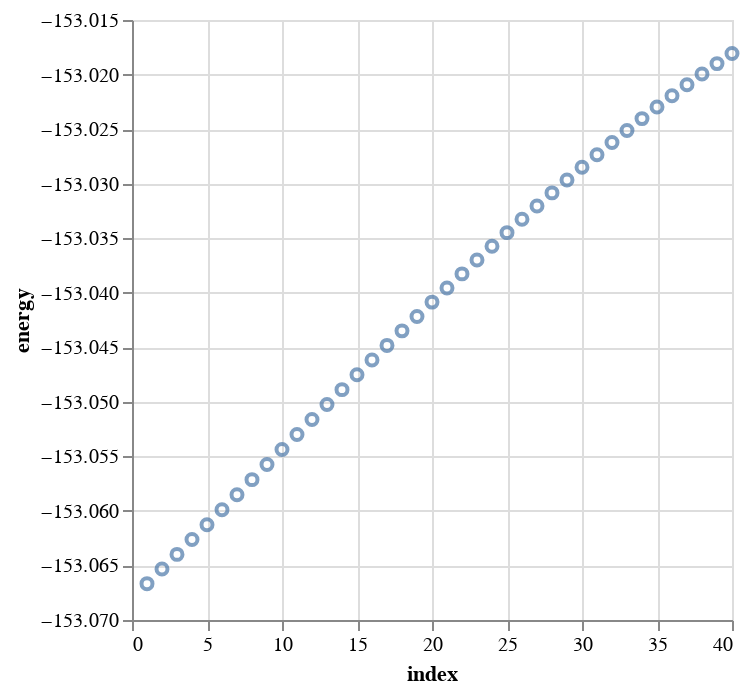

The code cell stored with this chart in its notebook:
### Code cell
import pyparsing as pp

try:
    work_dir = xyz_path / "run/REVDSD_Scan/"
except TypeError:
    par_dir = Path(str(inter_xyz).split("Optimization")[0])
    work_dir = par_dir / f"{scan_coordinates.replace(' ', '_')}/run/REVDSD_Scan/"
allxyz_paths = [path for path in work_dir.rglob("REVDSD.allxyz")]
if len(allxyz_paths) > 1:
    raise ValueError(
        f"Multiple XTB.allxyz files found in {work_dir}. Please check the directory."
    )
else:
    allxyz_path = allxyz_paths[0]

comment = pp.Group(
    pp.Keyword("Scan Step")
    + ppc.integer("index")
    + pp.Keyword("E")
    + ppc.fnumber("energy")
)
expr = pp.OneOrMore(pp.SkipTo(comment, include=True))
text = re.sub(">\n", "", allxyz_path.read_text())

indices = []
energies = []
results = expr.parse_string(text)
for result in results[1::2]:
    index, energy = result[1:4:2]
    indices.append(index)
    energies.append(energy)

df = pd.DataFrame(
    {
        "index": indices,
        "energy": energies,
    }
)

print("Plot of energy vs. index")
alt.Chart(df).mark_point().encode(
    x="index",
    y=alt.Y("energy", scale=alt.Scale(zero=False)),
).show()

if max_step is None:
    max_step = df["index"][df["energy"].idxmax()]

print(f"Maximum energy step: {max_step}")

max_scan_xyz_path = glob.glob(str(allxyz_path.parent / f"REVDSD.*{max_step:03d}.xyz"))[
    0
]

xyz = Chem.MolToXYZBlock(Chem.MolFromXYZFile(max_scan_xyz_path))
smiles = Chem.MolToSmiles(Chem.MolFromXYZBlock(xyz))

natoms = int(allxyz_path.read_text().split()[0])

viewer = py3Dmol.view()
viewer.addModel(xyz, "xyz")
viewer.setStyle({"stick": {}, "sphere": {"scale": 0.3}})

for i in range(natoms):
    viewer.addLabel(
        i,
        {
            "backgroundOpacity": 0,
            "fontColor": "blue",
            "alignment": "center",
            "inFront": True,
        },
        {"index": i},
    )

viewer.zoomTo()
print(f"Visualization of the highest energy structure (index {max_step})")
viewer.show()

### Automatically find the path to the scan coordinates

### Figure 1 — Vega-Lite specification as saved in the notebook (floating-point values rounded to 4 significant figures)
{"config": {"view": {"continuousWidth": 300, "continuousHeight": 300}}, "data": {"name": "data-eeed9798b9ffb0ecaca698e7221dea23"}, "mark": {"type": "point"}, "encoding": {"x": {"field": "index", "type": "quantitative"}, "y": {"field": "energy", "scale": {"zero": false}, "type": "quantitative"}}, "$schema": "https://vega.github.io/schema/vega-lite/v5.20.1.json", "datasets": {"data-eeed9798b9ffb0ecaca698e7221dea23": [{"index": 1, "energy": -153.1}, {"index": 2, "energy": -153.1}, {"index": 3, "energy": -153.1}, {"index": 4, "energy": -153.1}, {"index": 5, "energy": -153.1}, {"index": 6, "energy": -153.1}, {"index": 7, "energy": -153.1}, {"index": 8, "energy": -153.1}, {"index": 9, "energy": -153.1}, {"index": 10, "energy": -153.1}, {"index": 11, "energy": -153.1}, {"index": 12, "energy": -153.1}, {"index": 13, "energy": -153.1}, {"index": 14, "energy": -153.0}, {"index": 15, "energy": -153.0}, {"index": 16, "energy": -153.0}, {"index": 17, "energy": -153.0}, {"index": 18, "energy": -153.0}, {"index": 19, "energy": -153.0}, {"index": 20, "energy": -153.0}, {"index": 21, "energy": -153.0}, {"index": 22, "energy": -153.0}, {"index": 23, "energy": -153.0}, {"index": 24, "energy": -153.0}, {"index": 25, "energy": -153.0}, {"index": 26, "energy": -153.0}, {"index": 27, "energy": -153.0}, {"index": 28, "energy": -153.0}, {"index": 29, "energy": -153.0}, {"index": 30, "energy": -153.0}, {"index": 31, "energy": -153.0}, {"index": 32, "energy": -153.0}, {"index": 33, "energy": -153.0}, {"index": 34, "energy": -153.0}, {"index": 35, "energy": -153.0}, {"index": 36, "energy": -153.0}, {"index": 37, "energy": -153.0}, {"index": 38, "energy": -153.0}, {"index": 39, "energy": -153.0}, {"index": 40, "energy": -153.0}]}}
